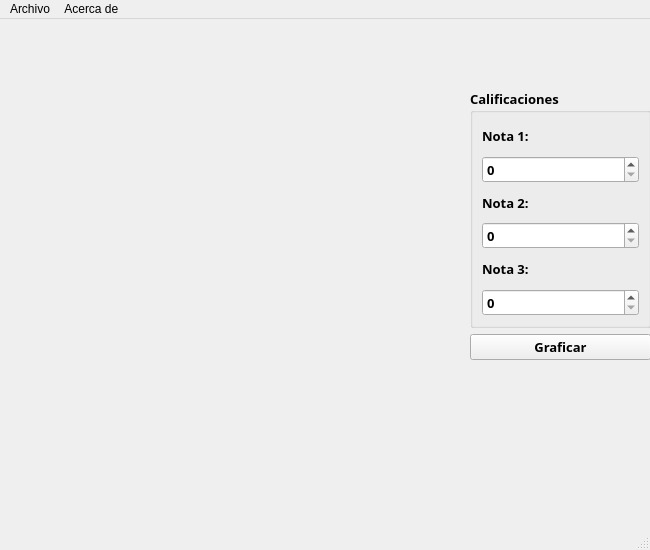
<?xml version="1.0" encoding="UTF-8"?>
<ui version="4.0">
 <class>Principal</class>
 <widget class="QMainWindow" name="Principal">
  <property name="enabled">
   <bool>true</bool>
  </property>
  <property name="geometry">
   <rect>
    <x>0</x>
    <y>0</y>
    <width>650</width>
    <height>550</height>
   </rect>
  </property>
  <property name="minimumSize">
   <size>
    <width>650</width>
    <height>550</height>
   </size>
  </property>
  <property name="windowTitle">
   <string>Gráfica Estadística</string>
  </property>
  <property name="windowIcon">
   <iconset resource="Iconos.qrc">
    <normaloff>:/Resources/estadistica.png</normaloff>:/Resources/estadistica.png</iconset>
  </property>
  <widget class="QWidget" name="centralwidget">
   <widget class="QWidget" name="widget" native="true">
    <property name="geometry">
     <rect>
      <x>470</x>
      <y>70</y>
      <width>181</width>
      <height>271</height>
     </rect>
    </property>
    <layout class="QVBoxLayout" name="verticalLayout">
     <item>
      <widget class="QGroupBox" name="groupBox">
       <property name="font">
        <font>
         <family>Vrinda</family>
         <pointsize>10</pointsize>
         <weight>75</weight>
         <bold>true</bold>
        </font>
       </property>
       <property name="title">
        <string>Calificaciones</string>
       </property>
       <layout class="QVBoxLayout" name="verticalLayout_2">
        <item>
         <widget class="QLabel" name="label">
          <property name="text">
           <string>Nota 1:</string>
          </property>
         </widget>
        </item>
        <item>
         <widget class="QSpinBox" name="inNota1">
          <property name="maximum">
           <number>150</number>
          </property>
         </widget>
        </item>
        <item>
         <widget class="QLabel" name="label_2">
          <property name="text">
           <string>Nota 2:</string>
          </property>
         </widget>
        </item>
        <item>
         <widget class="QSpinBox" name="inNota2">
          <property name="maximum">
           <number>150</number>
          </property>
         </widget>
        </item>
        <item>
         <widget class="QLabel" name="label_3">
          <property name="text">
           <string>Nota 3:</string>
          </property>
         </widget>
        </item>
        <item>
         <widget class="QSpinBox" name="inNota3">
          <property name="maximum">
           <number>150</number>
          </property>
         </widget>
        </item>
       </layout>
      </widget>
     </item>
     <item>
      <widget class="QPushButton" name="cmdPromedio">
       <property name="font">
        <font>
         <family>Vrinda</family>
         <pointsize>10</pointsize>
         <weight>75</weight>
         <bold>true</bold>
        </font>
       </property>
       <property name="text">
        <string>Graficar</string>
       </property>
      </widget>
     </item>
    </layout>
   </widget>
  </widget>
  <widget class="QMenuBar" name="menubar">
   <property name="geometry">
    <rect>
     <x>0</x>
     <y>0</y>
     <width>650</width>
     <height>20</height>
    </rect>
   </property>
   <widget class="QMenu" name="menuArchivo">
    <property name="title">
     <string>Archivo</string>
    </property>
    <addaction name="actionNuevo"/>
    <addaction name="actionGuardar"/>
   </widget>
   <widget class="QMenu" name="menuAcerca_de">
    <property name="title">
     <string>Acerca de </string>
    </property>
    <addaction name="actionAcerca_de"/>
   </widget>
   <addaction name="menuArchivo"/>
   <addaction name="menuAcerca_de"/>
  </widget>
  <widget class="QStatusBar" name="statusbar"/>
  <action name="actionGuardar">
   <property name="icon">
    <iconset resource="Iconos.qrc">
     <normaloff>:/Resources/Guardar.png</normaloff>:/Resources/Guardar.png</iconset>
   </property>
   <property name="text">
    <string>Guardar</string>
   </property>
   <property name="font">
    <font>
     <family>Vrinda</family>
     <pointsize>10</pointsize>
    </font>
   </property>
   <property name="shortcut">
    <string>Ctrl+S</string>
   </property>
  </action>
  <action name="actionNuevo">
   <property name="icon">
    <iconset resource="Iconos.qrc">
     <normaloff>:/Resources/Nuevo.png</normaloff>:/Resources/Nuevo.png</iconset>
   </property>
   <property name="text">
    <string>Nuevo</string>
   </property>
   <property name="font">
    <font>
     <family>Vrinda</family>
     <pointsize>10</pointsize>
    </font>
   </property>
   <property name="shortcut">
    <string>Ctrl+N</string>
   </property>
  </action>
  <action name="actionAcerca_de">
   <property name="icon">
    <iconset resource="Iconos.qrc">
     <normaloff>:/Resources/Informacion.png</normaloff>:/Resources/Informacion.png</iconset>
   </property>
   <property name="text">
    <string>Acerca de</string>
   </property>
  </action>
 </widget>
 <resources>
  <include location="Iconos.qrc"/>
 </resources>
 <connections/>
</ui>
